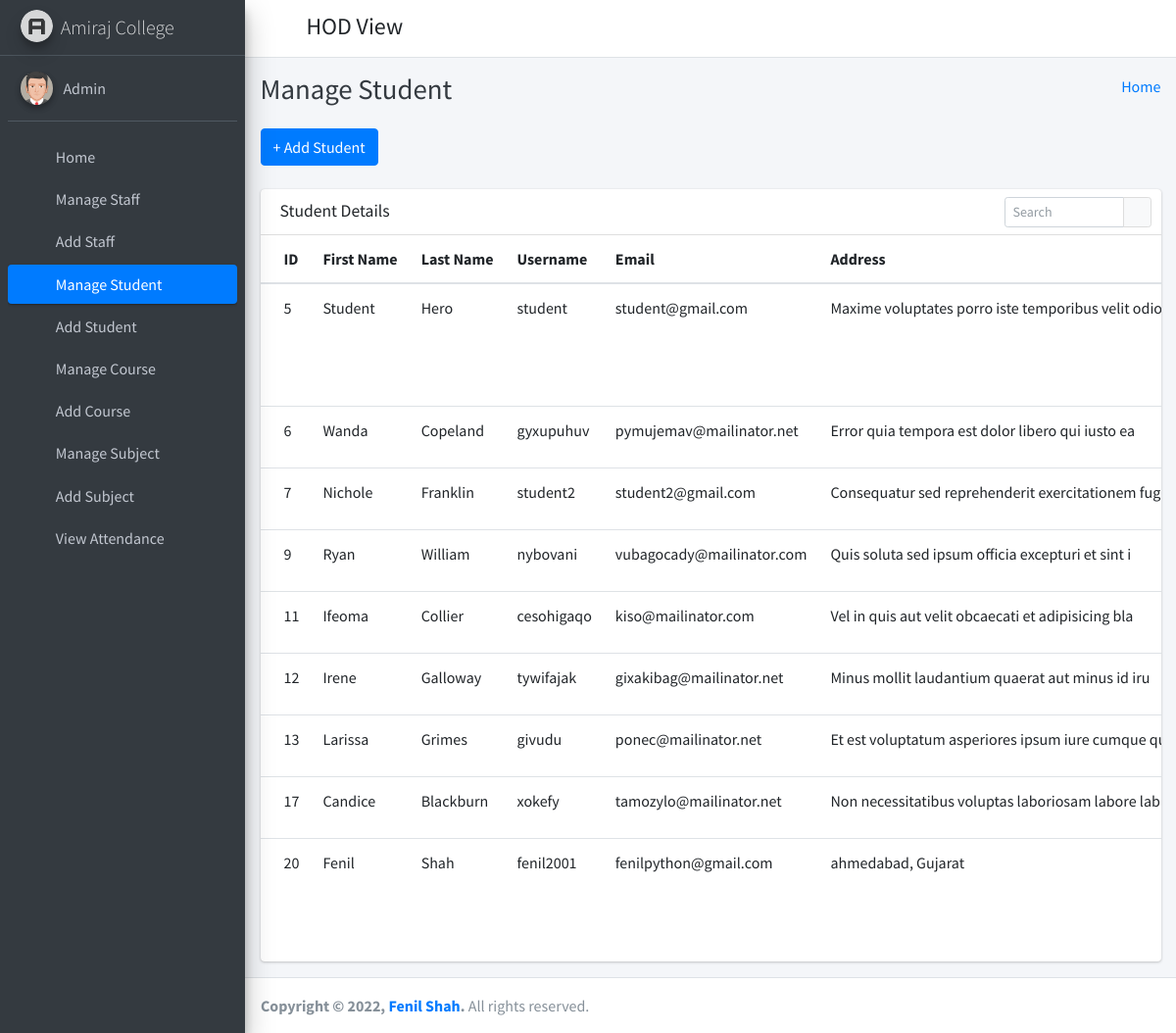
Screenshot of /manage_student/ (signed in) with the database file from the repository.
### student_management_app/models.py (models this page shows)
class CustomUser(AbstractUser):
    user_type_data = ((1, "HOD"), (2, "Staff"), (3, "Student"))
    user_type = models.CharField(default=1, choices=user_type_data, max_length=10)

class Students(models.Model):
    id = models.AutoField(primary_key=True)
    admin = models.OneToOneField(CustomUser, on_delete = models.CASCADE)
    gender = models.CharField(max_length=50)
    profile_pic = models.FileField()
    address = models.TextField()
    course_id = models.ForeignKey(Courses, on_delete=models.DO_NOTHING, default=1)
    session_year_id = models.ForeignKey(SessionYearModel, on_delete=models.CASCADE)
    created_at = models.DateTimeField(auto_now_add=True)
    updated_at = models.DateTimeField(auto_now=True)
    objects = models.Manager()

### student_management_app/HodViews.py (the view)
# urls.py: path('manage_student/', HodViews.manage_student, name="manage_student"),
def manage_student(request):
    students = Students.objects.all()
    context = {
        "students": students
    }
    return render(request, 'hod_template/manage_student_template.html', context)

### student_management_app/LoginCheckMiddleWare.py (called while the page is built, shortened)
    def process_view(self, request, view_func, view_args, view_kwargs):
        modulename = view_func.__module__
        user = request.user
        if user.is_authenticated:
            if user.user_type == "1":
                if modulename == "student_management_app.HodViews":
                    pass
                elif modulename == "student_management_app.views" or modulename == "django.views.static":
                    pass
                else:
                    return redirect("admin_home")
            else:
                return redirect("login")
        else:
            if request.path == reverse("login") or request.path == reverse("doLogin"):
                pass
            else:
                return redirect("login")

### student_management_app/templates/hod_template/manage_student_template.html (shortened to what this page needs)
{% extends 'hod_template/base_template.html' %}
{% block page_title %}
    Manage Student
{% endblock page_title %}
{% block main_content %}
{% load static %}
<section class="content">
        <div class="container-fluid">
            <a class="btn btn-primary" href="{% url 'add_student' %}" role="button">+ Add Student</a> <br/>&nbsp;
            <div class="row">
                <div class="col-md-12">
                    <div class="card">
                        <div class="card-header">
                            <h3 class="card-title">Student Details</h3>
                            <div class="card-tools">
                            <div class="input-group input-group-sm" style="width: 150px;">
                                <input type="text" name="table_search" class="form-control float-right" placeholder="Search">
                                <div class="input-group-append">
                                <button type="submit" class="btn btn-default"><i class="fas fa-search"></i></button>
                                </div>
                            </div>
                            </div>
                        </div>
                        <div class="card-body table-responsive p-0">
                            <table class="table table-hover text-nowrap">
                            <thead>
                                <tr>
                                <th>ID</th>
                                <th>First Name</th>
                                <th>Last Name</th>
                                <th>Username</th>
                                <th>Email</th>
                                <th>Address</th>
                                </tr>
                            </thead>
                            <tbody>
                                {% for student in students %}
                                <tr>
                                <td>{{ student.admin.id }}</td>
                                <td>{{ student.admin.first_name }}</td>
                                <td>{{ student.admin.last_name }}</td>
                                <td>{{ student.admin.username }}</td>
                                <td>{{ student.admin.email }}</td>
                                <td>{{ student.address }}</td>
                                </tr>
                                {% endfor %}
                            </tbody>
                            </table>
                        </div>
                        </div>
                </div>
            </div>
        </div>
      </section>
  {% endblock main_content %}

### student_management_app/templates/hod_template/base_template.html (shortened to what this page needs)
{% load static %}
<!DOCTYPE html>
<html>
<head>
  <link rel="stylesheet" href="{% static "fontawesome-free/css/all.min.css" %}">
  <link rel="stylesheet" href="https://code.ionicframework.com/ionicons/2.0.1/css/ionicons.min.css">
  <link rel="stylesheet" href="{% static 'tempusdominus-bootstrap-4/css/tempusdominus-bootstrap-4.min.css' %}">
  <link rel="stylesheet" href="{% static "icheck-bootstrap/icheck-bootstrap.min.css" %}">
  <link rel="stylesheet" href="{% static "jqvmap/jqvmap.min.css" %}">
  <link rel="stylesheet" href="{% static 'dist/css/adminlte.min.css'  %}">
  <link rel="stylesheet" href="{% static "overlayScrollbars/css/OverlayScrollbars.min.css" %}">
  <link rel="stylesheet" href="{% static "daterangepicker/daterangepicker.css" %}">
  <link rel="stylesheet" href="{% static "summernote/summernote-bs4.css" %}">
</head>
<body class="hold-transition sidebar-mini layout-fixed">
  <div class="wrapper">
    <nav class="main-header navbar navbar-expand navbar-white navbar-light">
      <ul class="navbar-nav">
        <li class="nav-item">
          <a class="nav-link" data-widget="pushmenu" href="#" role="button"><i class="fas fa-bars"></i></a>
        </li>
      </ul>
      <h4 style="margin-left: 10px; margin-top: 5px;">HOD View</h4>
      <ul class="navbar-nav ml-auto">
      <li class="nav-item dropdown">
        <a class="nav-link" data-toggle="dropdown" href="#" aria-expanded="false">
          <i class="fas fa-cog"></i>
        </a>
      </li>
    </ul>
    </nav>
    {% include 'hod_template/sidebar_template.html' with user=user id=id %}
    <div class="content-wrapper">
      <div class="content-header">
        <div class="container-fluid">
          <div class="row mb-2">
            <div class="col-sm-6">
              <h1 class="m-0 text-dark">
                {% block page_title %}
                {% endblock page_title %}
              </h1>
            </div>
            <div class="col-sm-6">
              <ol class="breadcrumb float-sm-right">
                <li class="breadcrumb-item"><a href="{% url 'admin_home' %}">Home</a></li>
              </ol>
            </div>
          </div>
        </div>
      </div>
      {% block main_content %}
      {% endblock main_content %}
    </div>
    {% include 'hod_template/footer.html' %}
  </div>
</body>
</html>

### student_management_app/templates/hod_template/sidebar_template.html (shortened to what this page needs)
{% load static %}
<aside class="main-sidebar sidebar-dark-primary elevation-4">
      <a href="{% url 'admin_home' %}" class="brand-link">
        <img src="{% static 'dist/img/AdminLTELogo.png' %}" alt="AdminLTE Logo" class="brand-image img-circle elevation-3"
            style="opacity: .8">
        <span class="brand-text font-weight-light">Amiraj College</span>
      </a>
      <div class="sidebar">
        <div class="user-panel mt-3 pb-3 mb-3 d-flex">
          <div class="image">
            <img src="{% static 'dist/img/user2-160x160.jpg' %}" class="img-circle elevation-2" alt="User Image">
          </div>
          <div class="info">
            <a href="{% url 'admin_profile' %}" class="d-block">{{ user.first_name }} {{ user.last_name }}</a>
          </div>
        </div>
        <nav class="mt-2">
          <ul class="nav nav-pills nav-sidebar flex-column" data-widget="treeview" role="menu" data-accordion="false">
            <li class="nav-item">
              {% url 'admin_home' as admin_home %}
              <a href="{{ admin_home }}" class="nav-link {% if request.path == admin_home %} active {% endif %}">
                <i class="nav-icon fas fa-tachometer-alt"></i>
                <p>
                  Home
                </p>
              </a>
            </li>
            <li class="nav-item">
              {% url 'manage_staff' as manage_staff %}
              {% url 'edit_staff' staff_id=id as edit_staff %}
              <a href="{{ manage_staff }}" class="nav-link {% if request.path == manage_staff %} active {% endif %} {% if request.path == edit_staff %} active {% endif %}">
                <i class="nav-icon fas fa-chalkboard-teacher"></i>
                <p>
                  Manage Staff
                </p>
              </a>
            </li>
            <li class="nav-item">
              {% url 'add_staff' as add_staff %}
              <a href="{{ add_staff }}" class="nav-link {% if request.path == add_staff %} active {% endif %}">
                <i class="nav-icon fas fa-th"></i>
                <p>
                  Add Staff
                </p>
              </a>
            </li>
            <li class="nav-item">
              {% url 'manage_student' as manage_student %}
              {% url 'edit_student' student_id=id as edit_student %}
              <a href="{{ manage_student }}" class="nav-link {% if request.path == manage_student %} active {% endif %} {% if request.path == edit_student %} active {% endif %}">
                <i class="nav-icon fas fa-user-graduate"></i>
                <p>
                  Manage Student
                </p>
              </a>
            </li>
            <li class="nav-item">
              {% url 'add_student' as add_student %}
              <a href="{{ add_student }}" class="nav-link {% if request.path == add_student %} active {% endif %}">
                <i class="nav-icon fas fa-th"></i>
                <p>
                  Add Student
                </p>
              </a>
            </li>
            <li class="nav-item">
              {% url 'manage_course' as manage_course %}
              {% url 'edit_course' course_id=id as edit_course %}
              <a href="{{ manage_course }}" class="nav-link {% if request.path == manage_course %} active {% endif %} {% if request.path == edit_course %} active {% endif %}">
                <i class="nav-icon fas fa-chalkboard"></i>
                <p>
                  Manage Course
                </p>
              </a>
            </li>
            <li class="nav-item">
            {% url 'add_course' as add_course %}
              <a href="{{ add_course }}" class="nav-link {% if request.path == add_course %} active {% endif %}">
                <i class="nav-icon fas fa-th"></i>
                <p>
                  Add Course
                </p>
              </a>
            </li>
            <li class="nav-item">
              {% url 'manage_subject' as manage_subject %}
              {% url 'edit_subject' subject_id=id as edit_subject %}
              <a href="{{ manage_subject }}" class="nav-link {% if request.path == manage_subject %} active {% endif %} {% if request.path == edit_subject %} active {% endif %}">
                <i class="nav-icon fas fa-book"></i>
                <p>
                  Manage Subject
                </p>
              </a>
            </li>
            <li class="nav-item">
              {% url 'add_subject' as add_subject %}
              <a href="{{ add_subject }}" class="nav-link {% if request.path == add_subject %} active {% endif %}">
                <i class="nav-icon fas fa-th"></i>
                <p>
                  Add Subject
                </p>
              </a>
            </li>
            <li class="nav-item">
              {% url 'admin_view_attendance' as admin_view_attendance %}
              <a href="{{ admin_view_attendance }}" class="nav-link {% if request.path == admin_view_attendance %} active {% endif %}">
                <i class="nav-icon fas fa-calendar-alt"></i>
                <p>
                  View Attendance
                </p>
              </a>
            </li>
          </ul>
        </nav>
      </div>
    </aside>

### student_management_app/templates/hod_template/footer.html (shortened to what this page needs)
<footer class="main-footer">
      <strong>Copyright &copy; {% now "Y" %}, <a href="#">Fenil Shah</a>.</strong>
      All rights reserved.
    </footer>

### rows the page displays
CustomUser: first_name "Admin"
Students: admin.id "5", admin.first_name "Student", admin.last_name "Hero", admin.username "student", admin.email "student@gmail.com", address "Maxime voluptates porro iste temporibus velit…"
Students: admin.id "6", admin.first_name "Wanda", admin.last_name "Copeland", admin.username "gyxupuhuv", admin.email "pymujemav@mailinator.net", address "Error quia tempora est dolor libero qui iusto ea"
Students: admin.id "7", admin.first_name "Nichole", admin.last_name "Franklin", admin.username "student2", admin.email "student2@gmail.com", address "Consequatur sed reprehenderit exercitationem fug"
Students: admin.id "9", admin.first_name "Ryan", admin.last_name "William", admin.username "nybovani", admin.email "vubagocady@mailinator.com", address "Quis soluta sed ipsum officia excepturi et sint i"
Students: admin.id "11", admin.first_name "Ifeoma", admin.last_name "Collier", admin.username "cesohigaqo", admin.email "kiso@mailinator.com", address "Vel in quis aut velit obcaecati et adipisicing bla"
Students: admin.id "12", admin.first_name "Irene", admin.last_name "Galloway", admin.username "tywifajak", admin.email "gixakibag@mailinator.net", address "Minus mollit laudantium quaerat aut minus id iru"
Students: admin.id "13", admin.first_name "Larissa", admin.last_name "Grimes", admin.username "givudu", admin.email "ponec@mailinator.net", address "Et est voluptatum asperiores ipsum iure cumque…"
Students: admin.id "17", admin.first_name "Candice", admin.last_name "Blackburn", admin.username "xokefy", admin.email "tamozylo@mailinator.net", address "Non necessitatibus voluptas laboriosam labore lab"
Students: admin.id "20", admin.first_name "Fenil", admin.last_name "Shah", admin.username "fenil2001", admin.email "fenilpython@gmail.com", address "ahmedabad, Gujarat"
